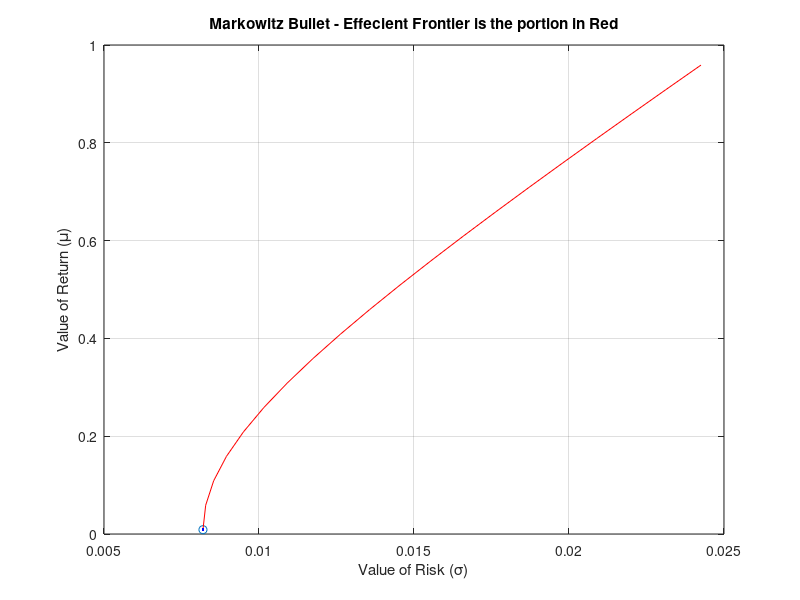

Write the MATLAB code that produced this figure.
clear; clc; format short;

fl1=csvread('./data.csv',1,1);

fl=zeros(size(fl1,1)-1,size(fl1,2));

fl1(2:end,:)=(fl1(2:end,:)-fl1(1:end-1,:))./fl1(1:end-1,:);

fl=fl1(2:end,:);

mean(fl)

prod=ones(1,size(fl,2));

for i=1:size(fl,1)
    prod(1,:)=prod(1,:).*(fl(i,:)+1);
end


year=1;
prod.^(1/year);

prod=prod-1;

prod
M=prod;
m=M;
C=cov(fl);
u=[1 1 1 1 1 1 1 1 1 1];

wmvp = u*inv(C)/(u*inv(C)*u');
sigmvp = sqrt(wmvp*C*wmvp');
mumvp = m*wmvp';
figure();

plot(sigmvp,mumvp,'o');
hold on

muef=zeros(size(mumvp:0.05:1));
sigef=zeros(size(mumvp:0.05:1));
j=1;

for i=mumvp:0.05:1
    muef(j)=i;
    
    num = det([1 u*inv(C)*m';i m*inv(C)*m'])*u*inv(C)+det([u*inv(C)*u' 1;m*inv(C)*u' i])*m*inv(C);
    den = det([u*inv(C)*u' u*inv(C)*m';m*inv(C)*u' m*inv(C)*m']);
    w=num/den;
    
    sigef(j)=sqrt(w*C*w');
    j=j+1;
end

plot(sigef,muef,'r');
grid on;
title('Markowitz Bullet - Effecient Frontier is the portion in Red')
xlabel('Value of Risk (\sigma)');
ylabel('Value of Return (\mu)');    
hold on

muef=zeros(size(mumvp:-0.05:0));
sigef=zeros(size(mumvp:-0.05:0));
j=1;
for i=mumvp:-0.05:0
    muef(j)=i;
    
    num = det([1 u*inv(C)*m';i m*inv(C)*m'])*u*inv(C)+det([u*inv(C)*u' 1;m*inv(C)*u' i])*m*inv(C);
    den = det([u*inv(C)*u' u*inv(C)*m';m*inv(C)*u' m*inv(C)*m']);
    w=num/den;
    
    sigef(j)=sqrt(w*C*w');
    j=j+1;
end

plot(sigef,muef,'b');

% gw=(m-0.07*u)*inv(C);
% gamma=sum(gw);
% w=gw/gamma;
% mmu=m*w';
% msig=sqrt(w*C*w');
% 
% hold on
% plot(msig,mmu,'*');
% 
% x=0:1:20;
% y=0.07+((mmu-0.07)/msig)*x;
% 
% hold on
% plot(x,y,'g');
% legend('Minimum Variance Portfolio','Efficient Frontier and MVL','Continuing MVL','Market Portfolio','Capital Market Line');
% 
% beta=0:1:25;
% mmu
% plot(beta,0.07+(mmu-0.07)*beta,'r');
